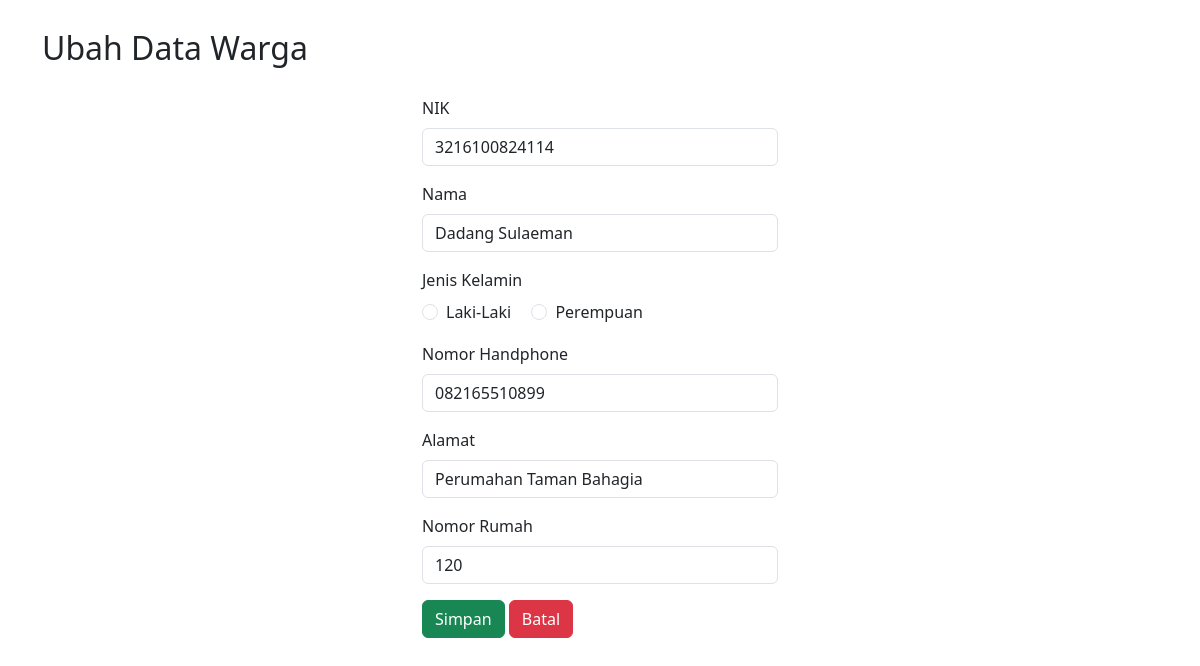
Page /ubah.php?id=1 on the committed database.
### tables this page shows
CREATE TABLE `warga` (
  `id` int(11) NOT NULL,
  `nik` varchar(50) DEFAULT NULL,
  `nama` varchar(200) DEFAULT NULL,
  `jenis_kelamin` enum('L','P') DEFAULT NULL,
  `no_hp` varchar(20) DEFAULT NULL,
  `alamat` tinytext DEFAULT NULL,
  `no_rumah` varchar(10) DEFAULT NULL,
  `status` tinyint(1) DEFAULT NULL,
  `users_id` int(11) NOT NULL
);

### ubah.php (the view, shortened to what this page needs)
<?php
    include_once 'koneksi.php';
    $id = $_GET['id'];
    $sql = "SELECT * FROM warga WHERE id = '{$id}'";
    $result = mysqli_query($conn, $sql);
    $data = mysqli_fetch_array($result);
?>
<!DOCTYPE html>
<html lang="en">
  <head>
    <link
      href="https://cdn.jsdelivr.net/npm/bootstrap@5.3.0-alpha1/dist/css/bootstrap.min.css"
      rel="stylesheet"
    />
  </head>
  <body>
    <div class="container">
      <div class="my-4 fs-2">Ubah Data Warga</div>
      <div class="row">
        <div class="col-4"></div>
        <div class="col-4">
          <form method="post" action="ubah.php" enctype="multipart/form-data">
            <div class="mb-3">
              <label class="form-label">NIK</label>
              <input
                type="text"
                id="nik"
                class="form-control"
                name="nik"
                value="<?php echo $data['nik'];?>"
              />
            </div>
            <div class="mb-3">
              <label class="form-label">Nama</label>
              <input
                type="text"
                class="form-control"
                name="nama"
                id="nama"
                value="<?php echo $data['nama'];?>"
              />
            </div>
            <div class="mb-3">
              <label class="form-label d-block">Jenis Kelamin</label>
              <div class="form-check form-check-inline">
                <input class="form-check-input" type="radio"
                name="jenis_kelamin" value="L"
                />
                <label class="form-check-label" for="inlineRadio1"
                  >Laki-Laki</label
                >
              </div>
              <div class="form-check form-check-inline">
                <input class="form-check-input" type="radio"
                name="jenis_kelamin" value="P"
                />
                <label class="form-check-label" for="inlineRadio2"
                  >Perempuan</label
                >
              </div>
            </div>
            <div class="mb-3">
              <label class="form-label">Nomor Handphone</label>
              <input
                type="text"
                class="form-control"
                name="no_hp"
                id="no_hp"
                value="<?php echo $data['no_hp'];?>"
              />
            </div>
            <div class="mb-3">
              <label class="form-label">Alamat</label>
              <input
                type="text"
                class="form-control"
                name="alamat"
                id="alamat"
                value="<?php echo $data['alamat'];?>"
              />
            </div>
            <div class="mb-3">
              <label class="form-label">Nomor Rumah</label>
              <input
                type="text"
                class="form-control"
                name="no_rumah"
                id="no_rumah"
                value="<?php echo $data['no_rumah'];?>"
              />
            </div>
            <div class="submit d-inline">
              <input
                type="submit"
                class="btn btn-success"
                name="submit"
                value="Simpan"
              />
            </div>
            <a href="index.php" type="button" class="btn btn-danger d-inline">Batal</a>
          </form>
        </div>
        <div class="col-4"></div>
      </div>
    </div>
  </body>
</html>

### rows in the picture
warga: nik "3216100824114", nama "Dadang Sulaeman", no_hp "082165510899", alamat "Perumahan Taman Bahagia", no_rumah "120"
